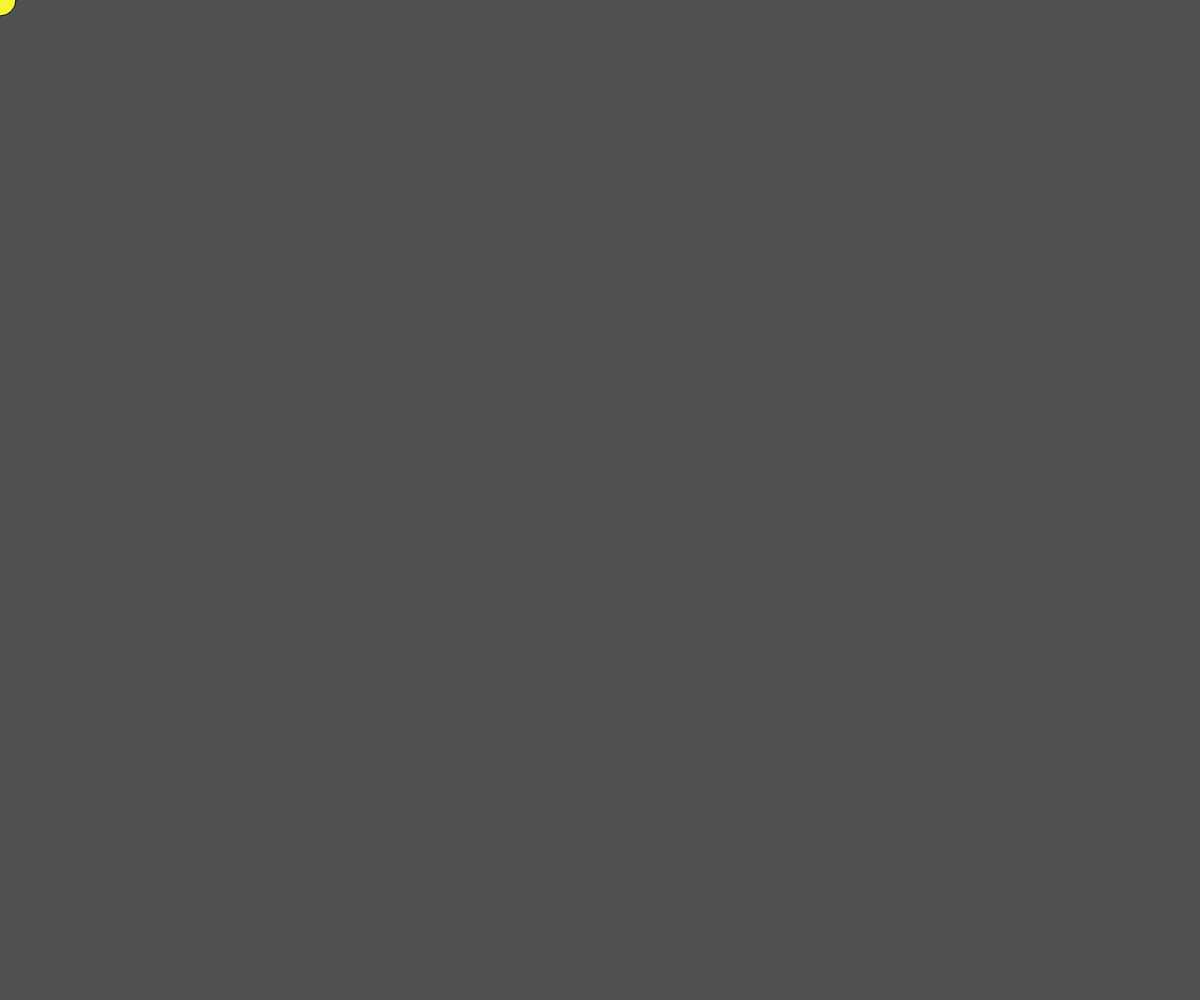
Frame 1 (no input)
Frame 60 (no input): identical to frame 1, image omitted
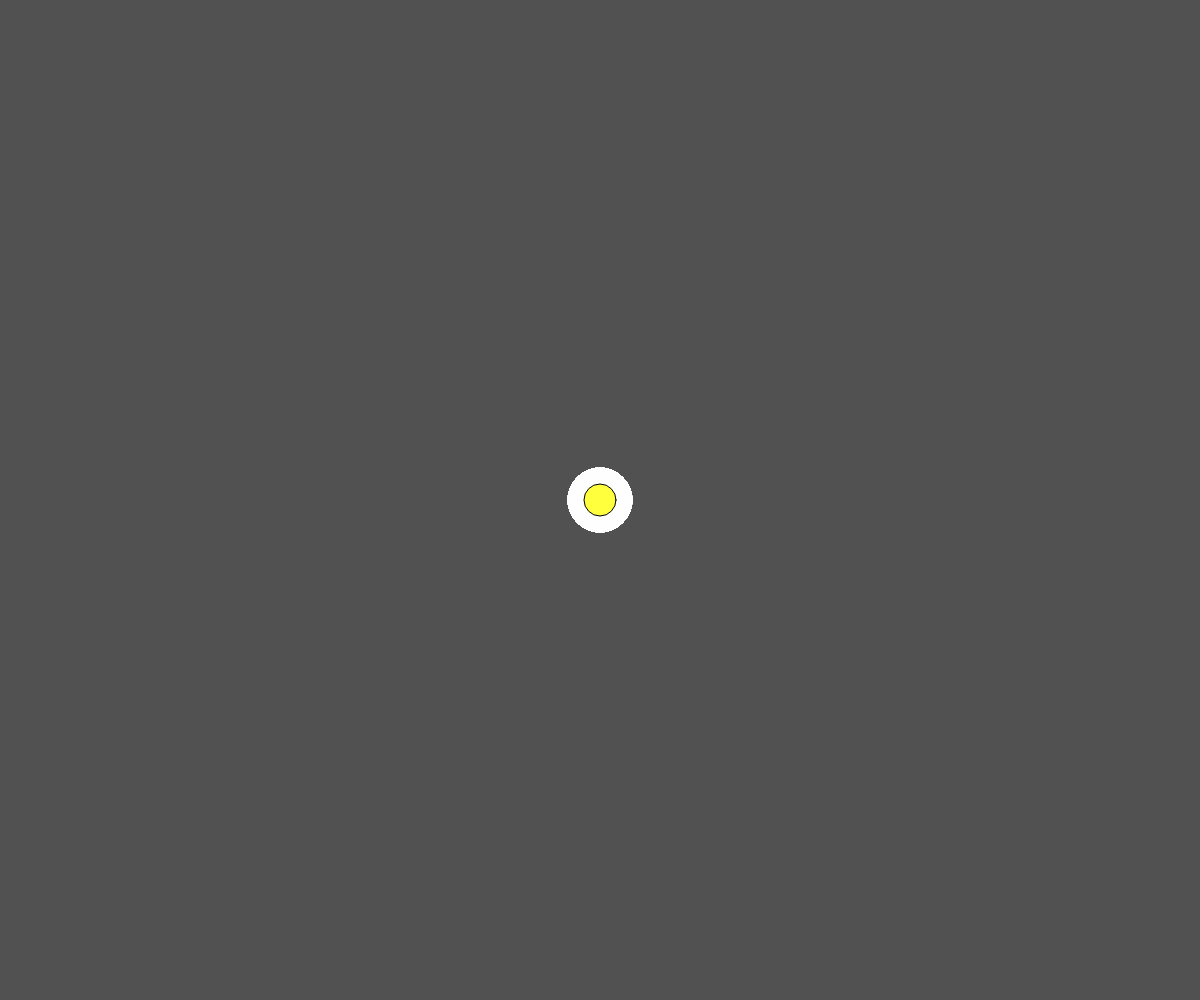
Frame 120 (the mouse pressed at the canvas centre since frame 60)

The p5.js sketch that drew these frames (run headless with seeded random() and noise() and a simulated clock; from frame 60 on, the mouse is pressed at the canvas centre):

// p5.js sketch
// ── sketch.js
var ekran;
function setup() {
    createCanvas(windowWidth,windowHeight);
    background(81);
    ekran = createGraphics(windowWidth, windowHeight);
    ekran.background(81);
}

function draw() {

    background(81);
    if(mouseIsPressed)
    {
        ekran.stroke(255);
        ekran.fill(255,255,255,150);
        ekran.ellipse(mouseX, mouseY,64);
    }
    image(ekran,0,0);

    fill(255,255,50,240);
    ellipse(mouseX,mouseY,32);

}

function keyPressed()
{
    ekran.background(81);
}
